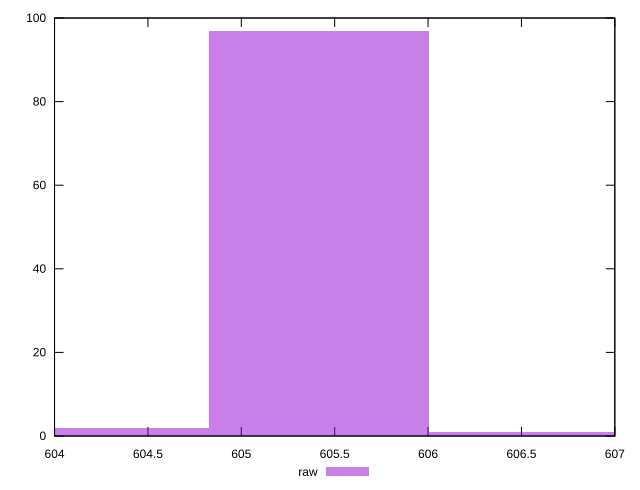

Generate this figure with gnuplot:
reset

$raw <<EOF
605.414274960742 97
606.5921237447122 1
604.2364261767716 2
EOF

set key outside below
set boxwidth 1.1778487839703151
set xrange [604:607]
set yrange [0:100]
set trange [0:100]
set style fill transparent solid 0.5 noborder
set terminal svg size 640, 490 enhanced background rgb 'white'
set output "reprap/uses-rel-preload/samples/pages+cached+nointeractive/raw/histogram.svg"

plot $raw title "raw" with boxes

reset
